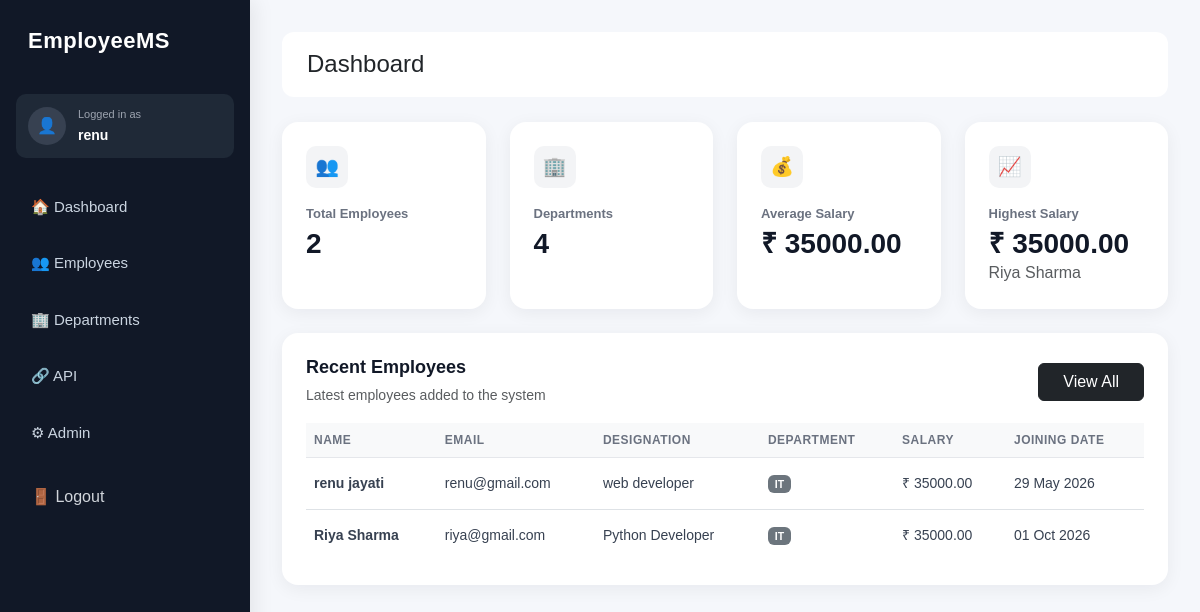
The app's page / (signed in), older data.
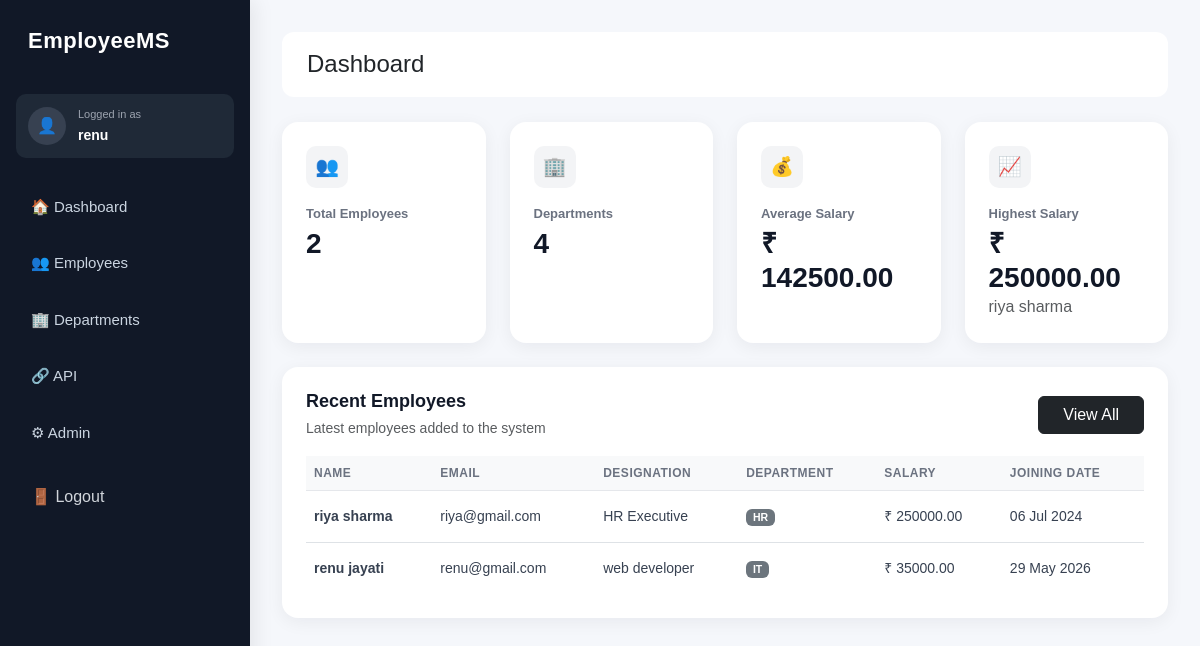
The same page, newer data.
### employees/models.py (models this page shows, shortened)
class Employee(models.Model):
    name = models.CharField(max_length=100)
    email = models.EmailField(unique=True)
    phone = models.CharField(max_length=15)
    designation = models.CharField(max_length=100)
    salary = models.DecimalField(max_digits=10, decimal_places=2)
    joining_date = models.DateField()
    department = models.ForeignKey(
        Department,
        on_delete=models.CASCADE
    )

class Department(models.Model):
    name = models.CharField(max_length=100)

### employees/views.py (the view)
# urls.py: path('', dashboard, name='dashboard'),
@login_required
def dashboard(request):
    employees = Employee.objects.all()
    total_employees = employees.count()
    total_departments = Department.objects.count()
    average_salary = employees.aggregate(
        Avg('salary')
    )['salary__avg'] or 0
    highest_salary = employees.order_by('-salary').first()
    recent_employees = employees.order_by('-id')[:5]
    context = {
        'total_employees': total_employees,
        'total_departments': total_departments,
        'average_salary': round(average_salary, 2),
        'highest_salary': highest_salary,
        'recent_employees': recent_employees,
    }
    return render(
        request,
        'employees/dashboard.html',
        context
    )

### employees/templates/employees/dashboard.html (shortened to what this page needs)
{% extends 'employees/base.html' %}
{% block page_title %}
Dashboard
{% endblock %}
{% block content %}
<div class="row g-4">
    <div class="col-md-3">
          <div class="card p-4 dashboard-card">
              <div class="dashboard-icon">
              👥
           </div>
           <h6 class="dashboard-label">Total Employees</h6>
           <h2 class="dashboard-number">{{ total_employees }}</h2>
        </div>
    </div>
    <div class="col-md-3">
        <div class="card p-4 dashboard-card">
            <div class="dashboard-icon">
               🏢
           </div>
            <h6 class="dashboard-label">Departments</h6>
            <h2 class="dashboard-number">{{ total_departments }}</h2>
        </div>
    </div>
    <div class="col-md-3">
        <div class="card p-4 dashboard-card">
            <div class="dashboard-icon">
              💰
            </div>
            <h6 class="dashboard-label">Average Salary</h6>
            <h2 class="dashboard-number">₹ {{ average_salary }}</h2>
        </div>
    </div>
    <div class="col-md-3">
        <div class="card p-4 dashboard-card">
            <div class="dashboard-icon">
               📈
            </div>
               <h6 class="dashboard-label">Highest Salary</h6>
            {% if highest_salary %}
                <h2 class="dashboard-number">₹ {{ highest_salary.salary }}</h2>
                <p class="mb-0 text-muted">
                    {{ highest_salary.name }}
                </p>
            {% else %}
                <h2>₹ 0</h2>
            {% endif %}
        </div>
    </div>
</div>
<div class="card mt-4 p-4">
    <div class="d-flex justify-content-between align-items-center mb-3">
        <div>
            <h5 class="recent-title mb-1">
                Recent Employees
            </h5>
            <small class="text-muted">
                Latest employees added to the system
            </small>
        </div>
        <a href="/employees/" class="btn btn-dark px-4">
            View All
        </a>
    </div>
    <div class="table-responsive">
        <table class="table table-hover align-middle mb-0 employee-table">
            <thead class="table-light">
                <tr>
                    <th>Name</th>
                    <th>Email</th>
                    <th>Designation</th>
                    <th>Department</th>
                    <th>Salary</th>
                    <th>Joining Date</th>
                </tr>
            </thead>
            <tbody>
            {% for employee in recent_employees %}
                <tr>
                    <td>
                        <strong>
                            {{ employee.name }}
                        </strong>
                    </td>
                    <td>
                        {{ employee.email }}
                    </td>
                    <td>
                        {{ employee.designation }}
                    </td>
                    <td>
                        <span class="badge bg-secondary">
                            {{ employee.department.name }}
                        </span>
                    </td>
                    <td>
                        ₹ {{ employee.salary }}
                    </td>
                    <td>
                        {{ employee.joining_date|date:"d M Y" }}
                    </td>
                </tr>
            {% empty %}
                <tr>
                    <td colspan="6" class="text-center py-4">
                        No employees found.
                    </td>
                </tr>
            {% endfor %}
            </tbody>
        </table>
    </div>
</div>
{% endblock %}

### employees/templates/employees/base.html (shortened to what this page needs)
<!DOCTYPE html>
<html lang="en">
<head>
    <link href="https://cdn.jsdelivr.net/npm/bootstrap@5.3.3/dist/css/bootstrap.min.css"
          rel="stylesheet">
</head>
<body>
<div class="sidebar">
    <h3>EmployeeMS</h3>
    <div class="user-box">
    <div class="user-icon">
        👤
    </div>
    <div>
        <small>Logged in as</small>
        <strong>{{ request.user.username }}</strong>
    </div>
</div>
    <a href="/">🏠 Dashboard</a>
    <a href="/employees/">👥 Employees</a>
    <a href="/departments/">🏢 Departments</a>
    <a href="/api/employees/">🔗 API</a>
    <a href="/admin/">⚙ Admin</a>
    <form method="post" action="/logout/" style="margin-top: 15px;">
    <button
        type="submit"
        style="
            width: 100%;
            border: none;
            background: transparent;
            color: #d1d5db;
            text-align: left;
            padding: 13px 15px;
            border-radius: 8px;
            cursor: pointer;
            font-size: 16px;
        "
    >
        🚪 Logout
    </button>
</form>
</div>
<div class="main">
    <div class="topbar">
        <h4 class="mb-0">
            {% block page_title %}Dashboard{% endblock %}
        </h4>
    </div>
    {% block content %}
    {% endblock %}
</div>
</body>
</html>

### employees/templates/employees/base.html (style rules this page uses)
body { margin: 0; background-color: #f5f7fb; font-family: Arial, sans-serif; }
.sidebar { width: 250px; height: 100vh; background: #111827; position: fixed; left: 0; top: 0; padding: 28px 16px; box-shadow: 4px 0 20px rgba(0, 0, 0, 0.08); z-index: 1000; }
.sidebar h3 { color: white; text-align: left; padding-left: 12px; margin-bottom: 40px; font-size: 22px; font-weight: 700; letter-spacing: 0.5px; }
.sidebar a { display: block; color: #cbd5e1; text-decoration: none; padding: 13px 15px; border-radius: 10px; margin-bottom: 8px; font-size: 15px; transition: 0.2s; }
.main { margin-left: 250px; padding: 32px; }
.topbar { background: white; padding: 18px 25px; border-radius: 12px; margin-bottom: 25px; }
.card { border: none; border-radius: 16px; background: white; box-shadow: 0 4px 18px rgba(15, 23, 42, 0.06); transition: 0.2s; }
.dashboard-icon { width: 42px; height: 42px; display: flex; align-items: center; justify-content: center; background: #f3f4f6; color: #111827; border-radius: 10px; font-size: 19px; margin-bottom: 18px; }
.dashboard-card { height: 100%; }
.dashboard-label { color: #6b7280; font-size: 13px; font-weight: 600; margin-bottom: 6px; }
.dashboard-number { color: #111827; font-size: 28px; font-weight: 700; margin: 0; }
.recent-title { color: #111827; font-size: 18px; font-weight: 700; }
.employee-table thead th { color: #6b7280; font-size: 12px; font-weight: 600; text-transform: uppercase; letter-spacing: 0.5px; border-bottom: 1px solid #e5e7eb; }
.employee-table tbody td { color: #374151; font-size: 14px; padding-top: 15px; padding-bottom: 15px; }
.employee-table tbody tr:last-child td { border-bottom: none; }
.user-box { display: flex; align-items: center; gap: 12px; background: #1f2937; padding: 12px; border-radius: 10px; margin-bottom: 25px; color: white; }
.user-icon { width: 38px; height: 38px; display: flex; align-items: center; justify-content: center; background: #374151; border-radius: 50%; }
.user-box small { display: block; color: #9ca3af; font-size: 11px; margin-bottom: 2px; }
.user-box strong { display: block; font-size: 14px; color: white; }

Row changes from the older to the newer data that the page shows:
removed Employee: salary "35000.00", name "Riya Sharma", email "riya@gmail.com", designation "Python Developer", department.name "IT", joining_date "01 Oct 2026"
added Employee: salary "250000.00", name "riya sharma", email "riya@gmail.com", designation "HR Executive", department.name "HR", joining_date "06 Jul 2024"
Text that changed along with them:
{{ average_salary }}: "35000.00" → "142500.00"
